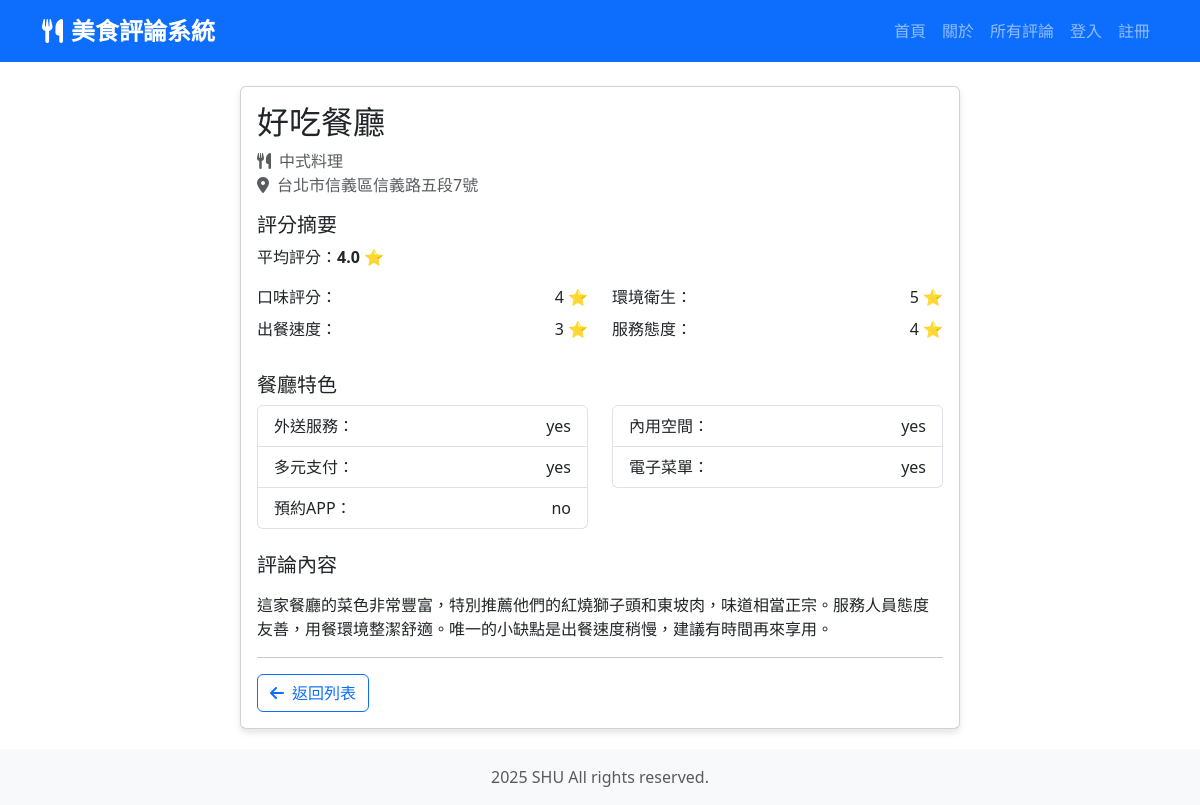
/reviews/1/, run on the app's committed database.
### restaurants_app/models.py (models this page shows, shortened)
class RestaurantReview(models.Model):
    restaurant_name = models.CharField(max_length=255, verbose_name="餐廳名稱")
    food_type = models.CharField(max_length=255, verbose_name="美食種類")
    address = models.TextField(verbose_name="餐廳地址")
    is_google_maps_verified = models.BooleanField(default=False, verbose_name="Google Maps 驗證")
    taste_rating = models.IntegerField(
        validators=[MinValueValidator(1), MaxValueValidator(5)],
        verbose_name="餐點風味"
    )
    speed_rating = models.IntegerField(
        validators=[MinValueValidator(1), MaxValueValidator(5)],
        verbose_name="出餐速度"
    )
    cleanliness_rating = models.IntegerField(
        validators=[MinValueValidator(1), MaxValueValidator(5)],
        verbose_name="環境衛生"
    )
    service_rating = models.IntegerField(
        validators=[MinValueValidator(1), MaxValueValidator(5)],
        verbose_name="服務態度"
    )
    DELIVERY_CHOICES = [
        ('yes', '有提供外送'),
        ('no', '無提供外送'),
    ]
    delivery_service = models.CharField(
        max_length=3,
        choices=DELIVERY_CHOICES,
        verbose_name="外送服務"
    )
    PAYMENT_CHOICES = [
        ('yes', '有多元支付'),
        ('no', '無多元支付'),
    ]
    multiple_payment = models.CharField(
        max_length=3,
        choices=PAYMENT_CHOICES,
        verbose_name="多元支付"
    )
    APP_CHOICES = [
        ('yes', '有預點APP'),
        ('no', '無預點APP'),
    ]
    preorder_app = models.CharField(
        max_length=3,
        choices=APP_CHOICES,
        verbose_name="預點APP"
    )
    DINE_IN_CHOICES = [
        ('yes', '有內用空間'),
        ('no', '無內用空間'),
    ]
    dine_in_space = models.CharField(
        max_length=3,
        choices=DINE_IN_CHOICES,
        verbose_name="內用空間"
    )
    MENU_CHOICES = [
        ('yes', '有電子菜單'),
        ('no', '無電子菜單'),
    ]
    electronic_menu = models.CharField(
        max_length=3,
        choices=MENU_CHOICES,
        verbose_name="電子菜單"
    )
    review = models.TextField(verbose_name="評論內容")
    created_at = models.DateTimeField(auto_now_add=True, verbose_name="建立時間")
    updated_at = models.DateTimeField(auto_now=True, verbose_name="更新時間")
    class Meta:
        ordering = ['-created_at']
        verbose_name = "美食評論"
        verbose_name_plural = "美食評論"
    @property
    def average_rating(self):
        ratings = [self.taste_rating, self.speed_rating, self.cleanliness_rating, self.service_rating]
        return sum(ratings) / len(ratings)

### restaurants_app/views.py (the view)
# urls.py: path('reviews/<int:pk>/', review_detail, name='review_detail'),
def review_detail(request, pk):
    review = get_object_or_404(RestaurantReview, pk=pk)
    return render(request, 'restaurants_app/review_detail.html', {
        'review': review
    })

### templates/restaurants_app/review_detail.html (shortened to what this page needs)
{% extends 'base.html' %}
{% block content %}
<div class="container">
    <div class="row">
        <div class="col-lg-8 mx-auto">
            <div class="card">
                <div class="card-body">
                    <h1 class="card-title h2">{{ review.restaurant_name }}</h1>
                    <p class="text-muted mb-3">
                        <i class="fas fa-utensils me-2"></i>{{ review.food_type }}
                        <br>
                        <i class="fas fa-map-marker-alt me-2"></i>{{ review.address }}
                    </p>
                    <div class="rating-summary mb-4">
                        <h5>評分摘要</h5>
                        <div class="d-flex justify-content-between align-items-center">
                            <span>平均評分：<strong>{{ review.average_rating|floatformat:1 }}</strong> ⭐</span>
                        </div>
                        <div class="rating-detail mt-3">
                            <div class="row">
                                <div class="col-md-6">
                                    <div class="d-flex justify-content-between mb-2">
                                        <span>口味評分：</span>
                                        <span>{{ review.taste_rating }} ⭐</span>
                                    </div>
                                    <div class="d-flex justify-content-between mb-2">
                                        <span>出餐速度：</span>
                                        <span>{{ review.speed_rating }} ⭐</span>
                                    </div>
                                </div>
                                <div class="col-md-6">
                                    <div class="d-flex justify-content-between mb-2">
                                        <span>環境衛生：</span>
                                        <span>{{ review.cleanliness_rating }} ⭐</span>
                                    </div>
                                    <div class="d-flex justify-content-between mb-2">
                                        <span>服務態度：</span>
                                        <span>{{ review.service_rating }} ⭐</span>
                                    </div>
                                </div>
                            </div>
                        </div>
                    </div>
                    <div class="restaurant-features mb-4">
                        <h5>餐廳特色</h5>
                        <div class="row">
                            <div class="col-md-6">
                                <ul class="list-group">
                                    <li class="list-group-item d-flex justify-content-between">
                                        <span>外送服務：</span>
                                        <span>{{ review.delivery_service }}</span>
                                    </li>
                                    <li class="list-group-item d-flex justify-content-between">
                                        <span>多元支付：</span>
                                        <span>{{ review.multiple_payment }}</span>
                                    </li>
                                    <li class="list-group-item d-flex justify-content-between">
                                        <span>預約APP：</span>
                                        <span>{{ review.preorder_app }}</span>
                                    </li>
                                </ul>
                            </div>
                            <div class="col-md-6">
                                <ul class="list-group">
                                    <li class="list-group-item d-flex justify-content-between">
                                        <span>內用空間：</span>
                                        <span>{{ review.dine_in_space }}</span>
                                    </li>
                                    <li class="list-group-item d-flex justify-content-between">
                                        <span>電子菜單：</span>
                                        <span>{{ review.electronic_menu }}</span>
                                    </li>
                                </ul>
                            </div>
                        </div>
                    </div>
                    <div class="review-content">
                        <h5 class="mb-3">評論內容</h5>
                        <p class="card-text">{{ review.review|linebreaks }}</p>
                    </div>
                    <hr>
                    <div class="d-flex justify-content-between align-items-center">
                        <a href="{% url 'review_list' %}" class="btn btn-outline-primary">
                            <i class="fas fa-arrow-left me-2"></i>返回列表
                        </a>
                    </div>
                </div>
            </div>
        </div>
    </div>
</div>
{% endblock %}

### templates/base.html (style rules this page uses)
.card { margin-bottom: 20px; box-shadow: 0 4px 6px rgba(0, 0, 0, 0.1); }

### data on the page
RestaurantReview: restaurant_name "好吃餐廳", food_type "中式料理", address "台北市信義區信義路五段7號", average_rating "4.0", taste_rating "4", speed_rating "3", cleanliness_rating "5", service_rating "4", delivery_service "yes", multiple_payment "yes", preorder_app "no", dine_in_space "yes", electronic_menu "yes", review "這家餐廳的菜色非常豐富，特別推薦他們的紅燒獅子頭和東坡肉，味道相當正宗。服務人員態度友善，用餐環境整潔舒適。唯一的小缺點是出餐速度稍慢，建議有時間再來享用。"
